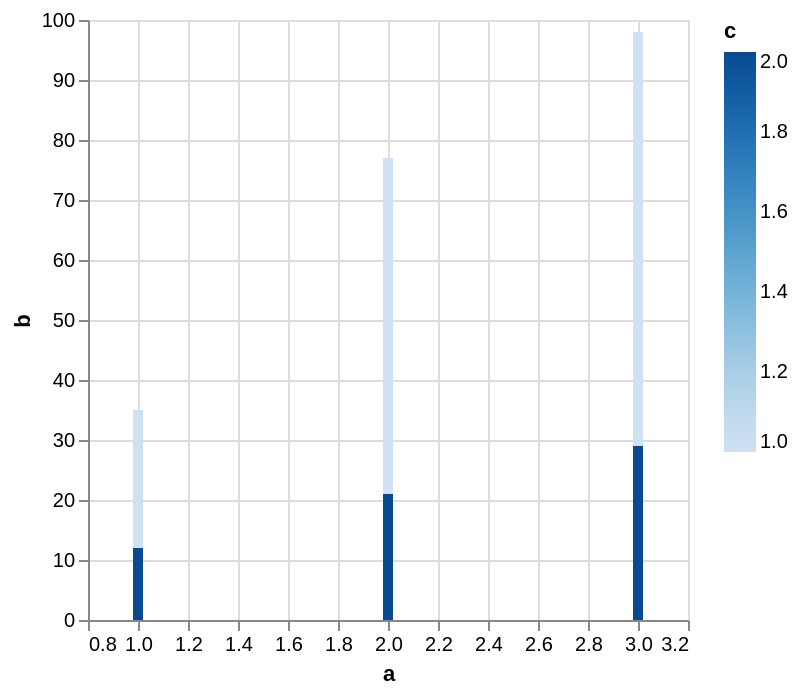

Here is the Vega-Lite specification saved for this chart:
### Vega specification from a JSON file in a GitHub repository (floating-point values rounded to 4 significant figures)
{"$schema": "https://vega.github.io/schema/vega/v6.json", "description": "Testing invalid", "background": "white", "padding": 5, "width": 300, "height": 300, "style": "cell", "data": [{"name": "source_0", "values": [{"a": 1, "b": 15, "c": 1}, {"a": 2, "b": 25, "c": 1}, {"a": 3, "b": 20, "c": 1}, {"a": 1, "b": 12, "c": 2}, {"a": 2, "b": 21, "c": 2}, {"a": 3, "b": 29, "c": 2}, {"a": 1, "b": 8, "c": null}, {"a": 2, "b": 31, "c": null}, {"a": 3, "b": 49, "c": null}]}, {"name": "data_0", "source": "source_0", "transform": [{"type": "stack", "groupby": ["a"], "field": "b", "sort": {"field": ["c"], "order": ["descending"]}, "as": ["b_start", "b_end"], "offset": "zero"}]}], "marks": [{"name": "marks", "type": "rect", "style": ["bar"], "from": {"data": "data_0"}, "encode": {"update": {"fill": [{"test": "!isValid(datum[\"c\"]) || !isFinite(+datum[\"c\"])", "signal": "scale('color', inrange(0, domain('color')) ? 0 : domain('color')[0])"}, {"scale": "color", "field": "c"}], "tooltip": {"signal": "{\"a\": format(datum[\"a\"], \"\"), \"b\": format(datum[\"b\"], \"\"), \"c\": format(datum[\"c\"], \"\")}"}, "ariaRoleDescription": {"value": "bar"}, "description": {"signal": "\"a: \" + (format(datum[\"a\"], \"\")) + \"; b: \" + (format(datum[\"b\"], \"\")) + \"; c: \" + (format(datum[\"c\"], \"\"))"}, "xc": [{"test": "!isValid(datum[\"a\"]) || !isFinite(+datum[\"a\"])", "signal": "scale('x', inrange(0, domain('x')) ? 0 : domain('x')[0])"}, {"scale": "x", "field": "a"}], "width": {"value": 5}, "y": {"scale": "y", "field": "b_end"}, "y2": {"scale": "y", "field": "b_start"}}}}], "scales": [{"name": "x", "type": "linear", "domain": {"data": "data_0", "field": "a"}, "range": [0, {"signal": "width"}], "nice": true, "zero": false, "padding": 5}, {"name": "y", "type": "linear", "domain": {"data": "data_0", "fields": ["b_start", "b_end"]}, "range": [{"signal": "height"}, 0], "nice": true, "zero": true}, {"name": "color", "type": "linear", "domain": {"data": "data_0", "field": "c"}, "range": "ramp", "interpolate": "hcl", "zero": false}], "axes": [{"scale": "x", "orient": "bottom", "gridScale": "y", "grid": true, "tickCount": {"signal": "ceil(width/40)"}, "domain": false, "labels": false, "aria": false, "maxExtent": 0, "minExtent": 0, "ticks": false, "zindex": 0}, {"scale": "y", "orient": "left", "gridScale": "x", "grid": true, "tickCount": {"signal": "ceil(height/40)"}, "domain": false, "labels": false, "aria": false, "maxExtent": 0, "minExtent": 0, "ticks": false, "zindex": 0}, {"scale": "x", "orient": "bottom", "grid": false, "title": "a", "labelFlush": true, "labelOverlap": true, "tickCount": {"signal": "ceil(width/40)"}, "zindex": 0}, {"scale": "y", "orient": "left", "grid": false, "title": "b", "labelOverlap": true, "tickCount": {"signal": "ceil(height/40)"}, "zindex": 0}], "legends": [{"fill": "color", "gradientLength": {"signal": "clamp(height, 64, 200)"}, "title": "c"}], "config": {"mark": {"tooltip": true}}}
